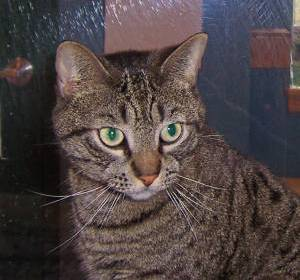
#> input picture cat_vs_dog/train/cat.1.jpg, 300 x 280 px
$ jupyter execute --allow-errors logistic_reg.ipynb   (shell and % lines are left out)
#> lines starting #> are read from the running program, lines starting #| are printed output that depends on the picture
In this notebook, we will build a logistic regression classifier to recognize images as cat or non-cat.

[cell 1]
from google.colab import drive
drive.mount('/content/drive')

[cell 2]
%cd /content/deep-learning-from-first-principles/cat_vs_dog

[cell 3]
# import requird libraries
import os
import numpy as np
import cv2
import random
import matplotlib.pyplot as plt

[cell 4]
train_dir = 'train/'
test_dir = 'test/'

train_images = [train_dir+i for i in os.listdir(train_dir)]
test_images =  [test_dir+i for i in os.listdir(test_dir)]

[cell 5]
# plot a training example
index = 7
#> (the rest of this cell did not finish here and is left out)

[cell 6]
def read_image(file_path):
#> called with file_path = 'train/cat.1.jpg'
    img = cv2.imread(file_path, cv2.IMREAD_COLOR)
#> img is the input picture: shape (280, 300, 3); mean B, G, R 68, 68.3, 78.8
    return cv2.resize(img, (rows, columns), interpolation=cv2.INTER_CUBIC)
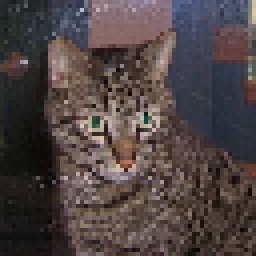
#> returned value: shape (64, 64, 3) (shown 4 times larger); mean of channels 0, 1, 2 67.8, 68.1, 78.6; drawn as B, G, R

[cell 7]
rows = 64
columns = 64
channels = 3

def prepare_data(images):
    m = len(images)
    X = np.zeros((m, rows, columns, channels), dtype=np.uint8)
    y = np.zeros((1, m))
    for i, image_file in enumerate(images):
        X[i,:] = read_image(image_file)
#> call 2 of read_image, with file_path = 'test/1.jpg'
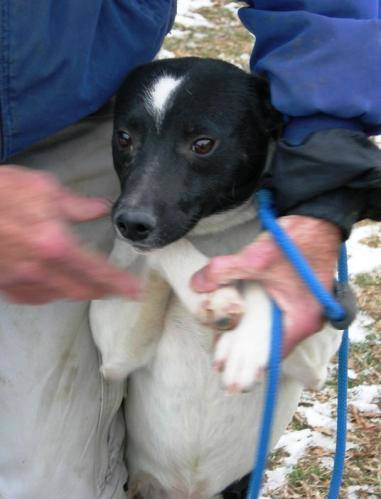
#> input picture cat_vs_dog/test/1.jpg, 381 x 499 px
#> in read_image, img is the input picture: shape (499, 381, 3); mean B, G, R 125.4, 116, 115.5
#> in read_image (call 2), `return cv2.resize(img, (rows, columns), interpolation=cv2.INTER_CUBIC)`:
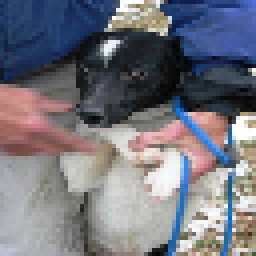
#> returned value: shape (64, 64, 3) (shown 4 times larger); mean of channels 0, 1, 2 125.5, 116.2, 115.7; drawn as B, G, R
        if 'dog' in image_file.lower():
            y[0, i] = 1
        elif 'cat' in image_file.lower():
            y[0, i] = 0
    return X, y

[cell 8]
train_x, train_y = prepare_data(train_images)
test_x, test_y = prepare_data(test_images)

m_train = train_x.shape[0]
m_test = test_x.shape[0]
num_px = train_x.shape[1]

print ("Number of training images = " + str(m_train))
print ("Number of test images= " + str(m_test))
print ("Image dimension (h,w,c): (" + str(num_px) + ", " + str(num_px) + ", 3)")

[cell 9]
print(train_y)

[cell 10]
print(test_y)

[cell 11]
train_x_flatten = train_x.reshape(train_x.shape[0], -1).T
test_x_flatten = test_x.reshape(test_x.shape[0], -1).T

train_set_x = train_x_flatten/255
test_set_x = test_x_flatten/255

[cell 12]
print ("train_set_x_flatten shape: " + str(train_set_x.shape))
print ("train_set_y shape: " + str(train_y.shape))
print ("test_set_x_flatten shape: " + str(test_set_x.shape))
print ("test_set_y shape: " + str(test_y.shape))

[cell 13]
def sigmoid(z):
  """ returns sigmoid of z"""
  s = 1/(1+np.exp(-z))
  return s

[cell 14]
def initialize_with_zeros(d):
  """ Inilitize the model parameters (w,b) with zeros"""
  w = np.zeros((d,1))
  b = 0
  return w, b

[cell 15]
def propagation(w, b, X, Y):
  """ Implement the cost function and it's gradients"""

  m = X.shape[1]

  # forward propagation
  z = np.dot(w.T, X) + b
  A = sigmoid(z)

  loss = [(Y[0][i] * np.log(A[0][i]) + (1-Y[0][i]) * np.log(1-A[0][i]))  for i in range(m)]
  cost = (-1/m) * np.sum(loss)

  # backpropagation
  dw = (1/m) * np.dot(X, (A-Y).T)
  db = (1/m) * np.sum((A-Y))

  cost = np.squeeze(cost)
  gradients = {"dw":dw, "db":db}

  return cost, gradients

[cell 16]
def optimize(w, b, X, Y, learning_rate, num_iterations):
  """ Optimize w, b by Gradient Descent (GD) algorithm """
#> called with w = array of shape (12288, 1), b = 0, X = array of shape (12288, 1), Y = array of shape (1, 1), learning_rate = 0.001, num_iterations = 3000
  costs = []

  for i in range(num_iterations):
    cost, gradients = propagation(w, b, X, Y)

    # retrive derivatives
    dw = gradients["dw"]
    db = gradients["db"]

    # GD update rule
    w -= learning_rate * dw
    b -= learning_rate * db

    # record the cost per 100 iterations
    if i % 100 == 0:
      costs.append(cost)

    if i % 100 == 0:
      print("Cost after iteration %i: %f" %(i, cost))

  parameters = {"w": w, "b": b}
  gradients = {"dw": dw, "db": db}

  return parameters, gradients, costs

[cell 17]
def predict(w, b, X):
  """ Takes in learned logistic regression parameters (w,b)
      and returns a vector containing all predictions for
      the examples in X.
  """
#> called with w = array of shape (12288, 1), b = -0.00667, X = array of shape (12288, 1)
  m = X.shape[1]
  predicted_Y = np.zeros((1,m))

  w = w.reshape(X.shape[0],1)
  z = np.dot(w.T, X) + b
  A = sigmoid(z)

  # convert probabilities A[0][i] to actual predictions
  for i in range(A.shape[1]):
    if A[0, i] > 0.5:
      predicted_Y[0, i] = 1
    else:
      predicted_Y[0, i] = 0

  return predicted_Y

[cell 18]
def model(train_x, train_y, test_x, test_y, num_iterations = 2000, learning_rate = 0.5):
    """ Builds the logistic regression model and returns a dictionary containing
        informations about the model.
    """

    # initialize parameters with zeros
    w, b = initialize_with_zeros(train_x.shape[0])

    # gradient descent
    parameters, grads, costs = optimize(w, b, train_x, train_y, learning_rate, num_iterations)

    # retrieve weights and biases
    w = parameters["w"]
    b = parameters["b"]

    # predict train and test set examples
    train_prediction_y = predict(w, b, train_x)
    text_prediction_y = predict(w, b, test_x)

    print("train accuracy: {} %".format(100 - np.mean(np.abs(train_prediction_y - train_y)) * 100))
    print("test accuracy: {} %".format(100 - np.mean(np.abs(text_prediction_y - test_y)) * 100))

    # create a dic containing informations about the model
    d = {"costs": costs,
         "train_prediction_y" : train_prediction_y,
         "text_prediction_y": text_prediction_y,
         "w" : w,
         "b" : b,
         "learning_rate" : learning_rate,
         "num_iterations": num_iterations}

    return d

[cell 19]
# train the model
d = model(train_set_x, train_y, test_set_x, test_y, num_iterations = 3000, learning_rate = 0.001)

[cell 20]
# plot learning curve with costs
costs = np.squeeze(d["costs"])
plt.plot(costs)
plt.xlabel("Iteration (per hundreds)")
plt.ylabel("Cost")
plt.title("Training cost for per hundreds iterations")
plt.show()
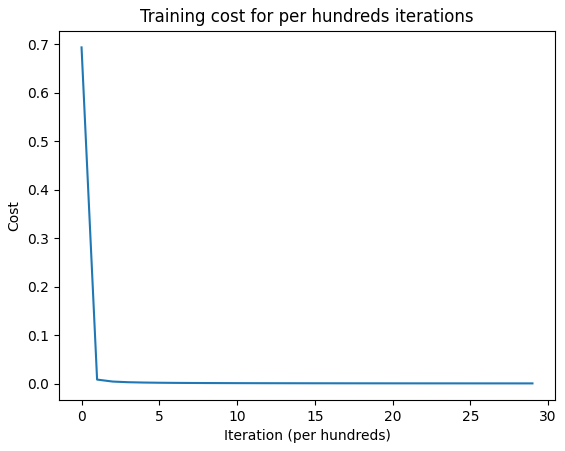
#> figure drawn by matplotlib, 1 panel; curve peaks at x = 0, y = 0.693
